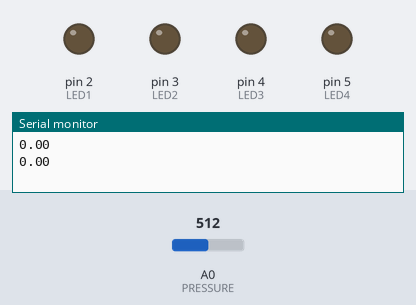
A sketch run on a simulated Arduino Uno, built with avr-gcc and run on an emulated ATmega328P. On the bench: output pins drawn as LEDs (lit = HIGH), the last lines printed to the serial monitor. Inputs (shaded band) come from the test bench; at power-on: A0 (PRESSURE) = 512.

Above: at 1.2 s.
1.3 s: A0 (PRESSURE) set to 111
3.1 s: A0 (PRESSURE) set to 93
At 4.3 s:
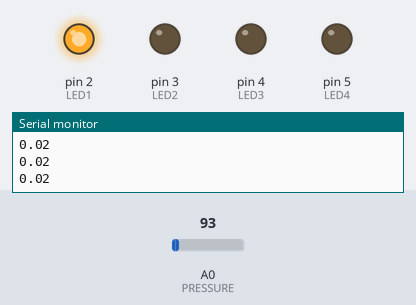
5.0 s: A0 (PRESSURE) set to 23
7.1 s: A0 (PRESSURE) set to 19
At 8.7 s:
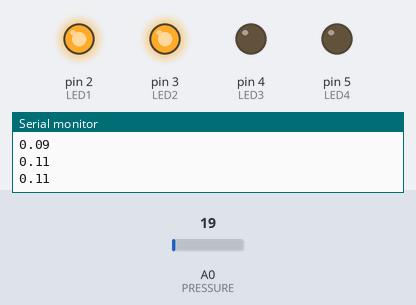
9.0 s: A0 (PRESSURE) set to 0
At 10.3 s:
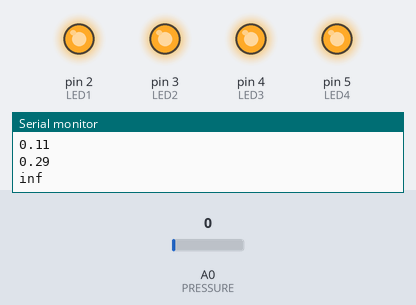
11.5 s: A0 (PRESSURE) set to 70
At 12.0 s:
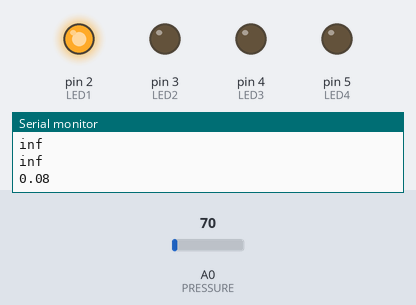
Timing chart, 0 to 14.1 s (numbered marks = the images above; inputs shaded):
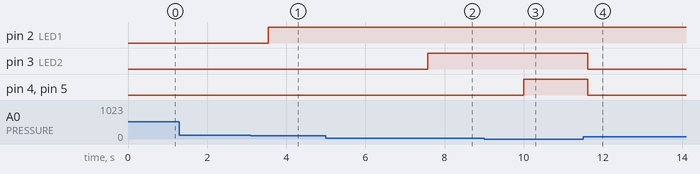

The sketch:

pressure.ino
```cpp
#define LED1 2
#define LED2 3
#define LED3 4
#define LED4 5
#define PRESSURE 0

void setup()
{
  Serial.begin(9600);
  pinMode(LED1, OUTPUT);
  pinMode(LED2, OUTPUT);
  pinMode(LED3, OUTPUT);
  pinMode(LED4, OUTPUT);
}

void loop()
{
  float sum;
  float average;
  float pressure;

  for (int i = 0; i < 60 ; i++) {
    // Average to get more accurate readings
    sum += analogRead(PRESSURE)/2;
    delay(5);
  }
  average = sum/60;
  pressure = 1/average;

  Serial.println(pressure);

  digitalWrite(LED1, LOW);
  digitalWrite(LED2, LOW);
  digitalWrite(LED3, LOW);
  digitalWrite(LED4, LOW);

  if(pressure >= 0.02) {
    digitalWrite(LED1, HIGH);
  }
  if(pressure >= .1) {
    digitalWrite(LED2, HIGH);
  }
  if(pressure >= .5) {
    digitalWrite(LED3, HIGH);
  }
  if(pressure >= 1.1) {
    digitalWrite(LED4, HIGH);
  }

  delay(500);
}
```

Measured:
- the behaviour switches between 102 and 101 on A0 (PRESSURE) (found by bisection; images 0 and 1)
- the behaviour switches between 22 and 21 on A0 (PRESSURE) (found by bisection; images 1 and 2)
- after the input at 3.1 s, pin 2 (LED1): LOW → HIGH after 0.44 s
- after the input at 7.1 s, pin 3 (LED2): LOW → HIGH after 0.48 s
- after the input at 9.0 s, pin 4 (LED3), pin 5 (LED4): LOW → HIGH after 1.0 s
- after the input at 11.5 s, pin 3 (LED2), pin 4 (LED3), pin 5 (LED4): HIGH → LOW after 0.12 s
